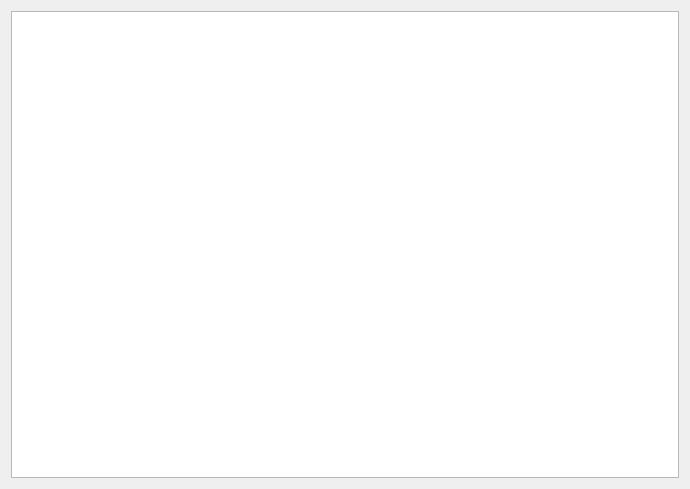
<?xml version="1.0" encoding="UTF-8"?>
<ui version="4.0">
 <class>Form</class>
 <widget class="QWidget" name="Form">
  <property name="geometry">
   <rect>
    <x>0</x>
    <y>0</y>
    <width>690</width>
    <height>489</height>
   </rect>
  </property>
  <property name="windowTitle">
   <string>Form</string>
  </property>
  <layout class="QGridLayout" name="gridLayout">
   <item row="0" column="0">
    <widget class="QTextEdit" name="textEdit">
     <property name="focusPolicy">
      <enum>Qt::WheelFocus</enum>
     </property>
     <property name="layoutDirection">
      <enum>Qt::LeftToRight</enum>
     </property>
    </widget>
   </item>
  </layout>
 </widget>
 <resources/>
 <connections/>
</ui>
